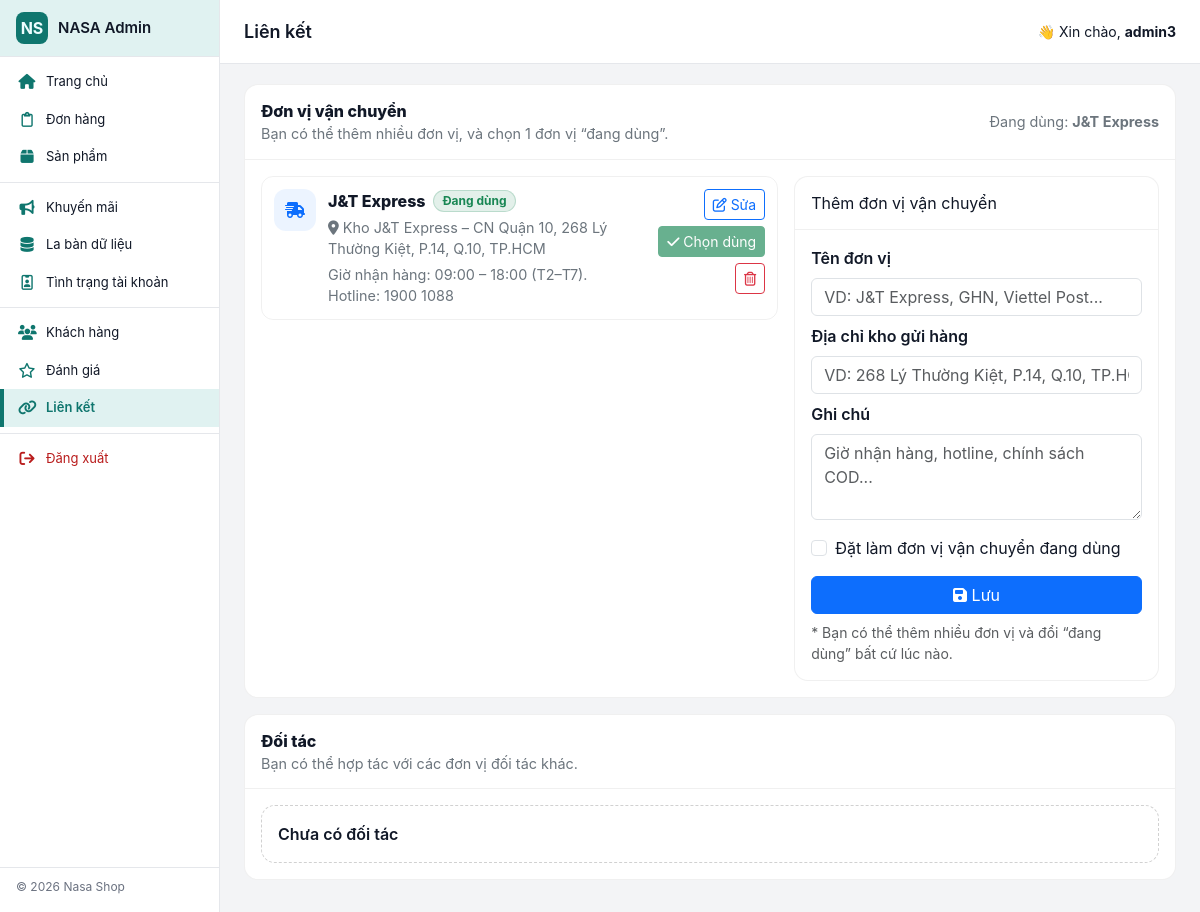
Page /trang-chu/admin/lienket.php (signed in) on the committed database.
### tables this page shows
CREATE TABLE lienket (
    id INT AUTO_INCREMENT PRIMARY KEY,
    loai ENUM('vanchuyen', 'doitac') NOT NULL,
    ten_don_vi VARCHAR(255) NOT NULL,
    dia_chi TEXT NULL,
    ghi_chu TEXT NULL,
    trang_thai TINYINT(1) DEFAULT 1,
    updated_at TIMESTAMP DEFAULT CURRENT_TIMESTAMP ON UPDATE CURRENT_TIMESTAMP
);

### trang-chu/admin/lienket.php (the view, shortened to what this page needs)
<?php
require('../includes/connect.php');
$adminName = $_SESSION['admin_name'];
function h($s)
{
    return htmlspecialchars((string)$s, ENT_QUOTES, 'UTF-8');
}
$stmt = $conn->query("SELECT * FROM lienket WHERE loai='vanchuyen' ORDER BY trang_thai DESC, updated_at DESC");
$shippings = $stmt->fetchAll(PDO::FETCH_ASSOC);
$activeShipping = null;
foreach ($shippings as $s) {
    if ((int)$s['trang_thai'] === 1) {
        $activeShipping = $s;
        break;
    }
}
$editShipping = null;
$stmt = $conn->query("SELECT * FROM lienket WHERE loai='doitac' ORDER BY updated_at DESC");
$partners = $stmt->fetchAll(PDO::FETCH_ASSOC);
?>
<!DOCTYPE html>
<html lang="vi">
<head>
    <link href="https://cdn.jsdelivr.net/npm/bootstrap@5.3.0/dist/css/bootstrap.min.css" rel="stylesheet">
    <link href="https://cdnjs.cloudflare.com/ajax/libs/font-awesome/6.5.0/css/all.min.css" rel="stylesheet">
    <link rel="stylesheet" href="admin.css">
</head>
<body>
    <div class="admin-layout">
        <aside class="admin-sidebar">
            <div class="admin-sidebar-header">
                <a href="home.php" class="admin-sidebar-brand">
                    <div class="admin-sidebar-logo">NS</div>
                    <div class="admin-sidebar-title">NASA Admin</div>
                </a>
            </div>
            <nav class="admin-sidebar-nav">
                <a href="home.php" class="admin-nav-item <?php echo basename($_SERVER['PHP_SELF']) === 'home.php' ? 'active' : ''; ?>">
                    <i class="fa-solid fa-house"></i><span>Trang chủ</span>
                </a>
                <a href="donhang.php" class="admin-nav-item <?php echo basename($_SERVER['PHP_SELF']) === 'donhang.php' ? 'active' : ''; ?>">
                    <i class="fa-regular fa-clipboard"></i><span>Đơn hàng</span>
                </a>
                <a href="sanpham.php" class="admin-nav-item <?php echo basename($_SERVER['PHP_SELF']) === 'sanpham.php' ? 'active' : ''; ?>">
                    <i class="fa-solid fa-box"></i><span>Sản phẩm</span>
                </a>
                <div class="admin-sidebar-divider"></div>
                <a href="khuyenmai.php" class="admin-nav-item <?php echo basename($_SERVER['PHP_SELF']) === 'khuyenmai.php' ? 'active' : ''; ?>">
                    <i class="fa-solid fa-bullhorn"></i><span>Khuyến mãi</span>
                </a>
                <a href="doanhthu.php" class="admin-nav-item <?php echo basename($_SERVER['PHP_SELF']) === 'doanhthu.php' ? 'active' : ''; ?>">
                    <i class="fa-solid fa-database"></i><span>La bàn dữ liệu</span>
                </a>
                <a href="qladmin.php" class="admin-nav-item <?php echo basename($_SERVER['PHP_SELF']) === 'qladmin.php' ? 'active' : ''; ?>">
                    <i class="fa-regular fa-id-badge"></i><span>Tình trạng tài khoản</span>
                </a>
                <div class="admin-sidebar-divider"></div>
                <a href="khachhang.php" class="admin-nav-item <?php echo basename($_SERVER['PHP_SELF']) === 'khachhang.php' ? 'active' : ''; ?>">
                    <i class="fa-solid fa-users"></i><span>Khách hàng</span>
                </a>
                <a href="danhgia.php" class="admin-nav-item <?php echo basename($_SERVER['PHP_SELF']) === 'danhgia.php' ? 'active' : ''; ?>">
                    <i class="fa-regular fa-star"></i><span>Đánh giá</span>
                </a>
                <a href="lienket.php" class="admin-nav-item <?php echo basename($_SERVER['PHP_SELF']) === 'lienket.php' ? 'active' : ''; ?>">
                    <i class="fa-solid fa-link"></i><span>Liên kết</span>
                </a>
                <div class="admin-sidebar-divider"></div>
                <a href="logout.php" class="admin-nav-item admin-sidebar-logout">
                    <i class="fa-solid fa-arrow-right-from-bracket"></i><span>Đăng xuất</span>
                </a>
            </nav>
            <div class="admin-sidebar-footer">© <?php echo date('Y'); ?> Nasa Shop</div>
        </aside>
        <div class="admin-main">
            <header class="admin-topbar">
                <div class="admin-topbar-left">
                    <div class="admin-page-title">Liên kết</div>
                </div>
                <div class="admin-topbar-right">
                    <span>👋 Xin chào, <strong><?php echo h($adminName); ?></strong></span>
                </div>
            </header>
            <main class="admin-content">
                <div class="cardx mb-3">
                    <div class="cardx-head">
                        <div>
                            <div class="block-title">Đơn vị vận chuyển</div>
                            <div class="mini-muted">Bạn có thể thêm nhiều đơn vị, và chọn 1 đơn vị “đang dùng”.</div>
                        </div>
                        <span class="mini-muted">
                            Đang dùng:
                            <strong><?php echo h($activeShipping['ten_don_vi'] ?? 'Chưa chọn'); ?></strong>
                        </span>
                    </div>
                    <div class="cardx-body">
                        <div class="row g-3">
                            <div class="col-lg-7">
                                <?php if (empty($shippings)): ?>
                                    <div class="text-muted">Chưa có đơn vị vận chuyển. Hãy thêm mới ở bên phải.</div>
                                <?php else: ?>
                                    <?php foreach ($shippings as $s): ?>
                                        <div class="ship-row">
                                            <div class="ship-ico"><i class="fa-solid fa-truck-fast"></i></div>
                                            <div class="ship-main">
                                                <div class="d-flex align-items-center gap-2 flex-wrap">
                                                    <div class="ship-name"><?php echo h($s['ten_don_vi']); ?></div>
                                                    <?php if ((int)$s['trang_thai'] === 1): ?>
                                                        <span class="badge badge-active rounded-pill px-2 py-1">Đang dùng</span>
                                                    <?php endif; ?>
                                                </div>
                                                <?php if (!empty($s['dia_chi'])): ?>
                                                    <div class="mini-muted mt-1"><i class="fa-solid fa-location-dot me-1"></i><?php echo h($s['dia_chi']); ?></div>
                                                <?php endif; ?>
                                                <?php if (!empty($s['ghi_chu'])): ?>
                                                    <div class="mini-muted mt-1"><?php echo h($s['ghi_chu']); ?></div>
                                                <?php endif; ?>
                                            </div>
                                            <div class="actions">
                                                <a class="btn btn-sm btn-outline-primary"
                                                    href="lienket.php?edit_shipping=<?php echo (int)$s['id']; ?>">
                                                    <i class="fa-regular fa-pen-to-square"></i> Sửa
                                                </a>
                                                <form method="post" style="display:inline;">
                                                    <button class="btn btn-sm btn-success" type="submit"
                                                        <?php echo ((int)$s['trang_thai'] === 1) ? 'disabled' : ''; ?>>
                                                        <i class="fa-solid fa-check"></i> Chọn dùng
                                                    </button>
                                                </form>
                                                <form method="post" style="display:inline;"
                                                    onsubmit="return confirm('Xóa đơn vị vận chuyển này?');">
                                                    <button class="btn btn-sm btn-outline-danger" type="submit">
                                                        <i class="fa-regular fa-trash-can"></i>
                                                    </button>
                                                </form>
                                            </div>
                                        </div>
                                    <?php endforeach; ?>
                                <?php endif; ?>
                            </div>
                            <div class="col-lg-5">
                                <div class="cardx" style="border-radius:14px;">
                                    <div class="cardx-head">
                                        <div class="report-card-title">
                                            <?php echo $editShipping ? 'Sửa đơn vị vận chuyển' : 'Thêm đơn vị vận chuyển'; ?>
                                        </div>
                                    </div>
                                    <div class="cardx-body">
                                        <form method="post">
                                            <div class="mb-2">
                                                <label class="form-label fw-semibold">Tên đơn vị</label>
                                                <input type="text" class="form-control" name="ten_don_vi"
                                                    value="<?php echo h($editShipping['ten_don_vi'] ?? ''); ?>"
                                                    placeholder="VD: J&T Express, GHN, Viettel Post..." required>
                                            </div>
                                            <div class="mb-2">
                                                <label class="form-label fw-semibold">Địa chỉ kho gửi hàng</label>
                                                <input type="text" class="form-control" name="dia_chi"
                                                    value="<?php echo h($editShipping['dia_chi'] ?? ''); ?>"
                                                    placeholder="VD: 268 Lý Thường Kiệt, P.14, Q.10, TP.HCM">
                                            </div>
                                            <div class="mb-3">
                                                <label class="form-label fw-semibold">Ghi chú</label>
                                                <textarea class="form-control" name="ghi_chu" rows="3"
                                                    placeholder="Giờ nhận hàng, hotline, chính sách COD..."><?php echo h($editShipping['ghi_chu'] ?? ''); ?></textarea>
                                            </div>
                                            <div class="form-check mb-3">
                                                <input class="form-check-input" type="checkbox" value="1" id="activeShip" name="active"
                                                    <?php echo (!empty($editShipping) ? ((int)$editShipping['trang_thai'] === 1) : (empty($activeShipping) ? true : false)) ? 'checked' : ''; ?>>
                                                <label class="form-check-label" for="activeShip">
                                                    Đặt làm đơn vị vận chuyển đang dùng
                                                </label>
                                            </div>
                                            <button class="btn btn-primary w-100" type="submit">
                                                <i class="fa-solid fa-floppy-disk"></i> Lưu
                                            </button>
                                            <div class="text-muted small mt-2">
                                                * Bạn có thể thêm nhiều đơn vị và đổi “đang dùng” bất cứ lúc nào.
                                            </div>
                                        </form>
                                    </div>
                                </div>
                            </div>
                        </div>
                    </div>
                </div>
                <div class="cardx">
                    <div class="cardx-head">
                        <div>
                            <div class="block-title">Đối tác</div>
                            <div class="mini-muted">Bạn có thể hợp tác với các đơn vị đối tác khác.</div>
                        </div>
                    </div>
                    <div class="cardx-body">
                        <?php if (empty($partners)): ?>
                            <div class="partner-empty">
                                <div class="fw-semibold">Chưa có đối tác</div>
                            </div>
                        <?php endif; ?>
                    </div>
                </div>
            </main>
        </div>
    </div>
</body>
</html>

### rows in the picture
lienket: ten_don_vi "J&T Express", trang_thai "Đang dùng", dia_chi "Kho J&T Express – CN Quận 10, 268 Lý Thường Kiệt, P.14, Q.10, TP.HCM", ghi_chu "Giờ nhận hàng: 09:00 – 18:00 (T2–T7). Hotline: 1900 1088"

### other values in the picture
$adminName "admin3"
